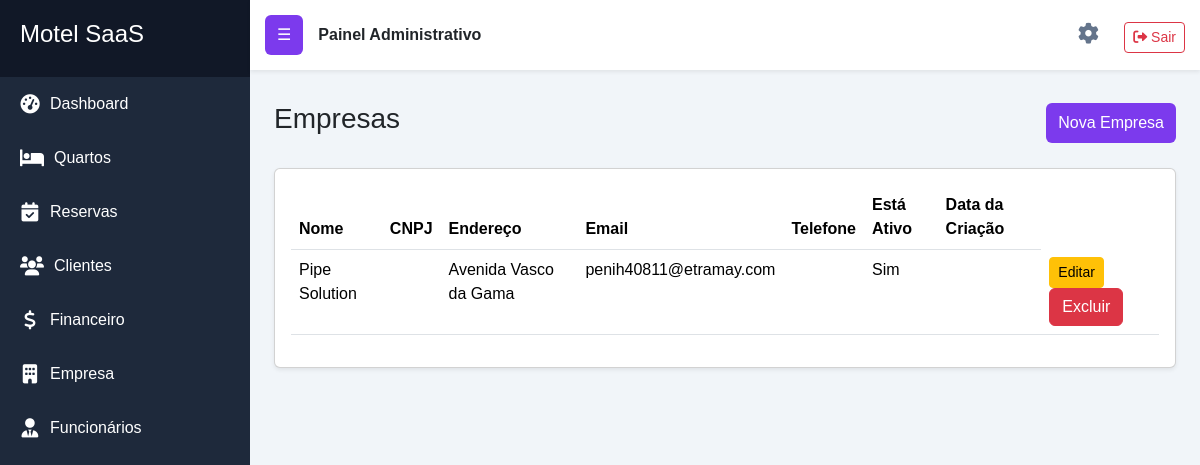
Screenshot of /empresas/ (signed in) with the database file from the repository.
### apps/empresas/models.py (models this page shows, shortened)
class Empresa(models.Model):
    nome = models.CharField(max_length=255, verbose_name='Nome da Empresa')
    cnpj = models.CharField(max_length=20, unique=True, verbose_name='CNPJ')
    endereco = models.CharField(max_length=255, verbose_name='Endereço')
    email = models.EmailField(unique=True, verbose_name='Email')
    telefone = models.CharField(max_length=20, verbose_name='Telefone')
    esta_ativo = models.BooleanField(default=True, verbose_name='Ativo')
    data_criacao = models.DateTimeField(auto_now_add=True, verbose_name='Data de Criação')

### apps/empresas/views.py (the view)
# urls.py: path('', views.listar_empresas, name='listar_empresas'),
@login_required
def listar_empresas(request):
    empresa = Empresa.objects.all()
    return render(request, 'empresas/lista.html', {'empresas': empresa})

### templates/empresas/lista.html (shortened to what this page needs)
{% extends 'base.html' %}
{% block content %}
<div class="d-flex justify-content-between align-items-center mb-4">
    <h3>Empresas</h3>
    <a href="{% url 'empresas:criar_empresa' %}" class="btn btn-primary">Nova Empresa</a>
</div>
<div class="card shadow-sm">
    <div class="card-body">
        <table class="table table-hover">
            <thead>
                <tr>
                    <th>Nome</th>
                    <th>CNPJ</th>
                    <th>Endereço</th>
                    <th>Email</th>
                    <th>Telefone</th>
                    <th>Está Ativo</th>
                    <th>Data da Criação</th>
                </tr>
            </thead>
            <tbody>
                {% for empresa in empresas %}
                <tr>
                    <td>{{ empresa.nome }}</td>
                    <td>{{ empresa.cnpj_formatado }}</td>
                    <td>{{ empresa.endereco }}</td>
                    <td>{{ empresa.email }}</td>
                    <td>{{ empresa.telefone_formatado }}</td>
                    <td>{{ empresa.esta_ativo|yesno:"Sim,Não" }}</td>
                    <td>{{ empresa.criado_em|date:"d/m/Y" }}</td>
                    <td>
                        <a href="{% url 'empresas:editar_empresa' empresa.id %}"
   class="btn btn-sm btn-warning btn-sm">
   Editar
</a>
                        <a href="{% url 'empresas:excluir_empresa' empresa.id %}"
   class="btn btn-danger"
   onclick="return confirm('Tem certeza que deseja excluir esta empresa?');">
   Excluir
</a>
                    </td>
                </tr>
                {% empty %}
                <tr>
                    <td colspan="7" class="text-center">Nenhuma empresa cadastrada</td>
                </tr>
                {% endfor %}
            </tbody>
        </table>
    </div>
</div>
{% endblock %}

### static/css/style.css (style rules this page uses)
body { background:#F1F5F9; font-family: Arial, Helvetica, sans-serif; margin:0; overflow-x:hidden; }
.btn-primary { background:#7C3AED; border:none; padding:8px 12px; }
.card { transition: 0.2s; }

### rows the page displays
Empresa: nome "Pipe Solution", endereco "Avenida Vasco da Gama", email "penih40811@etramay.com", esta_ativo "Sim"
